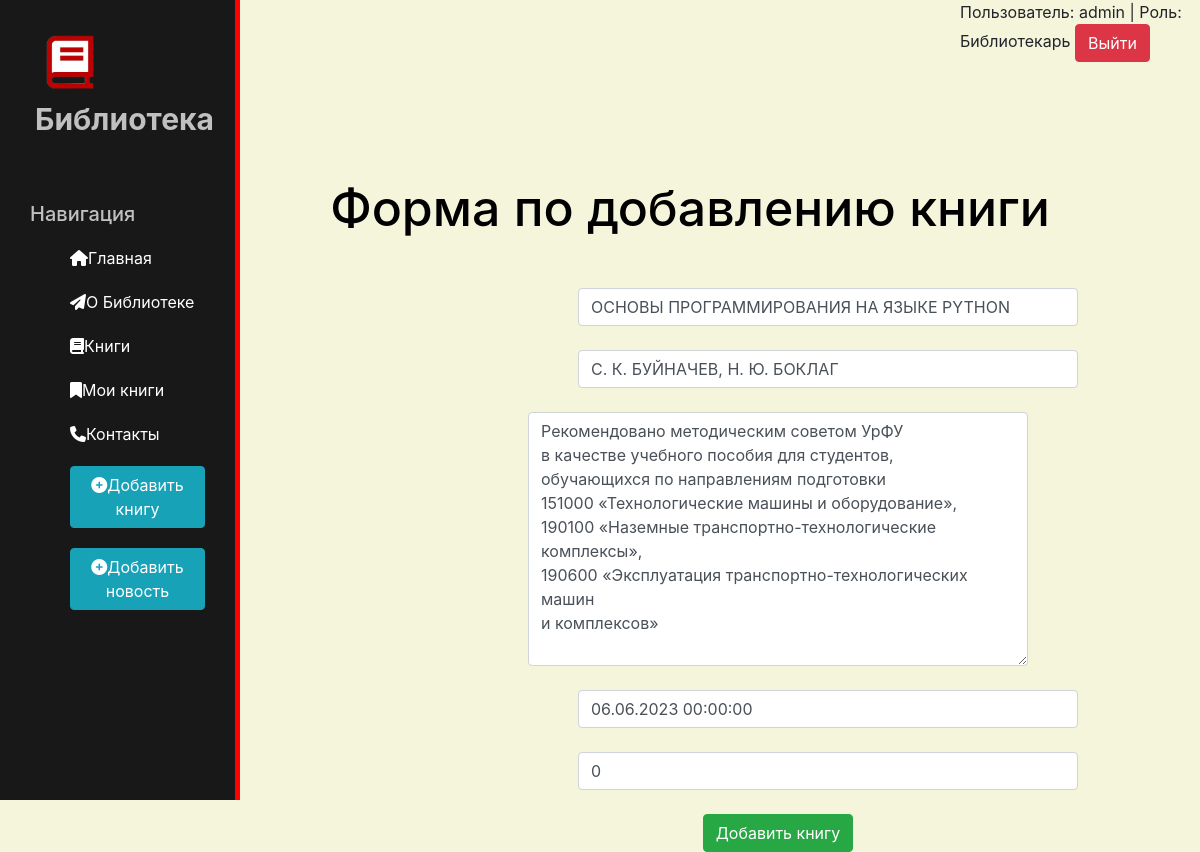
Screenshot of /news/7/update (signed in) with the database file from the repository.
### news/models.py (models this page shows, shortened)
class Articles(models.Model):
    title = models.CharField('Название', max_length=100)
    anons = models.CharField('Анонс', max_length=255)
    full_text = models.TextField('Статья')
    date = models.DateTimeField('Дата публикации')
    count = models.IntegerField('Количество')
    class Meta:
        verbose_name='Новость'
        verbose_name_plural = 'Новости'

### news/views.py (the view)
# urls.py: path('<int:pk>/update', views.NewsUpdateView.as_view(), name='news-update'),
class NewsUpdateView(UpdateView):
    model = Articles
    template_name = 'news/create.html'
    form_class = ArticlesForm

### news/forms.py
class ArticlesForm(ModelForm):
    class Meta:
        model = Articles
        fields = ['title', 'anons', 'full_text', 'date','count']
        widgets = {
            "title": TextInput(attrs={
                'class':'form-control',
                'placeholder': 'Название книги'
            }),
            "anons": TextInput(attrs={
                'class': 'form-control',
                'placeholder': 'Автор' #Анонс статьи#
            }),
            "date": DateTimeInput(attrs={
                'class': 'form-control',
                'placeholder': 'Дата публикации'
            }),
            "full_text": Textarea(attrs={
                'class': 'form-control',
                'placeholder': 'Описание книги'
            }),
            "count": TextInput(attrs={
                'class': 'form-control',
                'placeholder': 'Количество',
            })
        }

### news/templates/news/create.html (shortened to what this page needs)
{% extends 'main/layout.html' %}
{% block content%}
    <div class="features">
        <h1>Форма по добавлению книги</h1>
        <form method="post">
            {{ form.title }}<br>
            {{ form.anons }}<br>
            {{ form.full_text }}<br>
            {{ form.date }}<br>
            {{ form.count }}<br>
           <button class="btn btn-success" type="submit">Добавить книгу</button>
        </form>
{% endblock %}

### main/templates/main/layout.html (shortened to what this page needs)
{% load static %}
<!doctype html>
<html lang="en">
<head>
    <link rel="stylesheet" href="https://cdn.jsdelivr.net/npm/bootstrap@4.6.2/dist/css/bootstrap.min.css">
    <link rel="stylesheet" href="{% static 'main/css/main.css'%}">
    <link rel="stylesheet" href="https://cdnjs.cloudflare.com/ajax/libs/font-awesome/6.4.0/css/all.min.css">
</head>
<body>
    <aside>
        <a href="{% url 'home' %}"><img src="{% static 'main/img/logo4.png'%}" alt="Лого"></a>
        <span class="logo">Библиотека</span>
        <h3>Навигация</h3>
        <ul>
            <a href="{% url 'home' %}"><li><i class="fa-solid fa-house"></i>Главная</li></a>
            <a href="{% url 'about' %}"><li><i class="fa-solid fa-paper-plane"></i>О Библиотеке</li></a>
            <a href="{% url 'news_home' %}"><li><i class="fa-solid fa-book"></i>Книги</li></a>
            <a href="{% url 'my_books' %}"><li><i class="fa-solid fa-bookmark"></i>Мои книги</li></a>
            <a href="{% url 'contacts' %}"><li><i class="fa-solid fa-phone"></i>Контакты</li></a>
            {% if request.user.is_staff %}
                <a href="{% url 'create' %}"><li><button class="btn btn-info"><i class="fas fa-plus-circle"></i>Добавить книгу</li></a>
                <a href="{% url 'create_news'%}"><li><button class="btn btn-info"><i class="fas fa-plus-circle"></i>Добавить новость</button></li></a>
            {% endif %}
        </ul>
    </aside>
    <div class="account">
    {%  if request.user.is_authenticated %}
    <p>Пользователь: {{ request.user }} | Роль: {% if request.user.is_staff %} Библиотекарь {% else %}Читатель {% endif %}<a href="{% url 'logout' %}"><button type="button" class="btn btn-danger">Выйти</button></a></p>
    {% else %}
    <a href="{% url 'auth' %}"><button type="button" class="btn btn-primary">Войти</button></a> <a href="{% url 'register' %}"><button type="button" class="btn btn-success">Зарегистрироваться</button></a>
    {% endif %}
    </div>
    <main>
        {% block content %}
        {% endblock %}
    </main>
</body>
</html>

### main/static/main/css/main.css (style rules this page uses)
body { background: #F5F5DC; }
aside { float: left; background: #181818; width: 20%; padding: 2.5%; height:100vh; color: #c0c0c0; border-right: 5px solid #FF0000; }
aside img { width: 80px; float: left; }
aside .logo { font-size: 30px; margin-left: 5px; font-weight: bold; position: relative; }
aside h3 { margin-top: 60px; font-size: 20px; }
aside ul { list-style: none }
aside ul li { color:#fff; display: block; margin-top: 20px; transition: transform .6s ease; }
main .features { float:left; color:#000000; margin-top:100px; text-align: center; width: 75%; }
main .features h1 { font-size: 50px; }
form { margin-left: 32%; width: 500px; margin-top: 50px; }
input { align-items: center; margin-right: 10%; margin-left: 10%; }
.account { margin-left: 80%; }

### rows the page displays
Articles: title "ОСНОВЫ ПРОГРАММИРОВАНИЯ НА ЯЗЫКЕ PYTHON", anons "С. К. БУЙНАЧЕВ, Н. Ю. БОКЛАГ", full_text "Рекомендовано методическим советом УрФУ в качестве учебного пособия для студентов, обучающихся по направлениям подготовки 151000 «Технологические машины и оборудование», 190100 «Наземные транспортно-технологические комплексы», 190600 «Эксплуатация транспортно-технологических машин и комплексов»", date "06.06.2023 00:00:00", count "0"

### other values shown
{{ request.user }} "admin"
